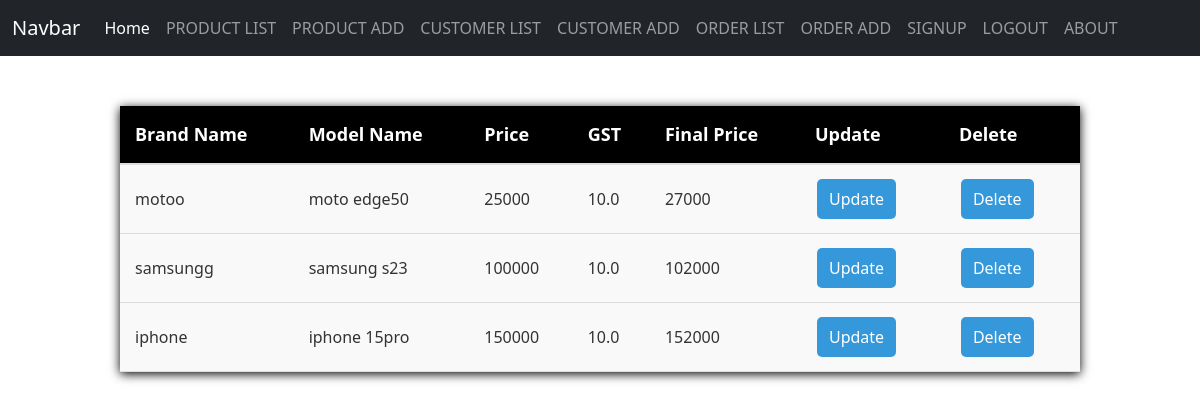
The page /product/productlist/ on the database its author committed.
### product/models.py (models this page shows)
class Product(models.Model):
    brand_name=models.CharField(max_length=200,null=True)
    model_name=models.CharField(max_length=200,null=True)
    price=models.IntegerField(default=0)
    gst=models.FloatField(default=0)
    final_price=models.IntegerField(default=0)
    def __str__(self):
        return self.brand_name + " " + self.model_name

### product/views.py (the view)
# urls.py: path('productlist/',productlist),
def productlist(request):
    data={"prolist":Product.objects.all()}
    print(data)
    return render(request,'productlist.html',data)

### Frontend/templates/productlist.html (shortened to what this page needs)
{% extends 'base.html' %}
{% block content %}
<table>
    <tr>
        <th>Brand Name</th>
        <th>Model Name</th>
        <th>Price</th>
        <th>GST</th>
        <th>Final Price</th>
        <th>Update</th>
        <th>Delete</th>
    </tr>
    {% for i in prolist %}
    <tr>
        <td>{{ i.brand_name }}</td>
        <td>{{ i.model_name }}</td>
        <td>{{ i.price }}</td>
        <td>{{ i.gst }}</td>
        <td>{{ i.final_price }}</td>
        <td>
            <a href="{% url 'prod_update' i.id %}">
                <button>Update</button>
            </a>
        </td>
        <td>
            <a href="{% url 'prod_delete' i.id %}">
                <button>Delete</button>
            </a>
        </td>
    </tr>
    {% endfor %}
</table>
{% endblock %}

### Frontend/templates/productlist.html (style rules this page uses)
table { width: 80%; margin: 50px auto; border-collapse: collapse; box-shadow: 0 2px 10px black; background-color: #f9f9f9; }
th { background-color: black; color: white; padding: 15px; text-align: left; font-size: 18px; border-bottom: 2px solid #ddd; }
td { padding: 12px 15px; border-bottom: 1px solid #ddd; font-size: 16px; color: #333; }
button { padding: 8px 12px; background-color: #3498db; color: white; border: none; border-radius: 5px; cursor: pointer; transition: background-color 0.3s ease; margin: 2px; }
td a { display: inline-block; margin-right: 5px; }

### rows shown on the page
Product: brand_name "motoo", model_name "moto edge50", price "25000", gst "10.0", final_price "27000"
Product: brand_name "samsungg", model_name "samsung s23", price "100000", gst "10.0", final_price "102000"
Product: brand_name "iphone", model_name "iphone 15pro", price "150000", gst "10.0", final_price "152000"
